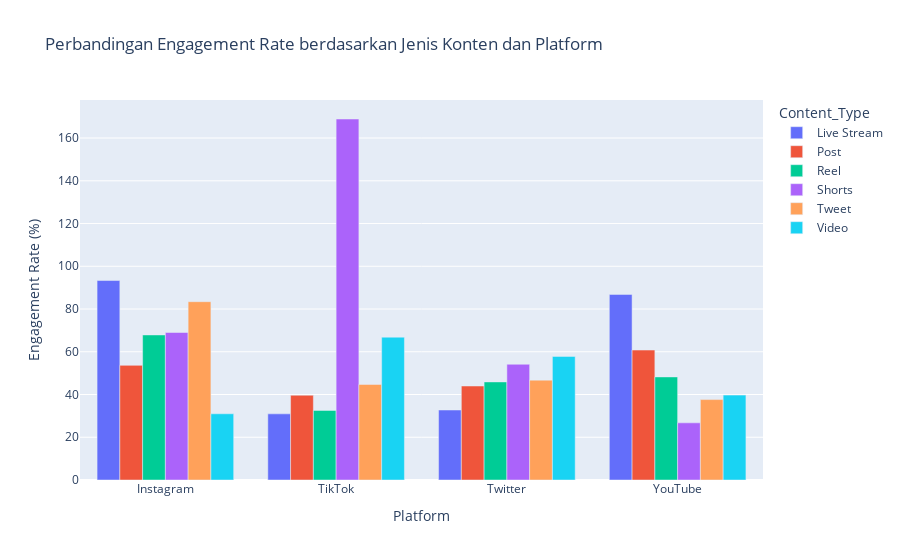

Notebook cell for this chart:
### Markdown cell above
## Jenis konten yang paling sering mendapatkan engagement tinggi di tiap platform.

### Code cell
# Mengonversi data untuk Plotly
content_platform_engagement_reset = df.groupby(["Platform", "Content_Type"])["Engagement_Rate"].mean().reset_index()

# Membuat visualisasi
fig = px.bar(content_platform_engagement_reset, 
             x="Platform", 
             y="Engagement_Rate", 
             color="Content_Type", 
             barmode="group", 
             title="Perbandingan Engagement Rate berdasarkan Jenis Konten dan Platform",
             labels={"Engagement_Rate": "Engagement Rate (%)", "Platform": "Platform"},
             hover_name="Content_Type")

fig.show()

### Figure 1 — Plotly figure (JSON) as saved in the notebook; plotly's stock layout.template omitted (floating-point values rounded to 4 significant figures)
{"data": [{"alignmentgroup": "True", "hovertemplate": "<b>%{hovertext}</b><br><br>Content_Type=Live Stream<br>Platform=%{x}<br>Engagement Rate (%)=%{y}<extra></extra>", "hovertext": ["Live Stream", "Live Stream", "Live Stream", "Live Stream"], "legendgroup": "Live Stream", "marker": {"color": "#636efa", "pattern": {"shape": ""}}, "name": "Live Stream", "offsetgroup": "Live Stream", "orientation": "v", "showlegend": true, "textposition": "auto", "type": "bar", "x": ["Instagram", "TikTok", "Twitter", "YouTube"], "xaxis": "x", "y": [93.34, 30.95, 32.75, 86.83], "yaxis": "y"}, {"alignmentgroup": "True", "hovertemplate": "<b>%{hovertext}</b><br><br>Content_Type=Post<br>Platform=%{x}<br>Engagement Rate (%)=%{y}<extra></extra>", "hovertext": ["Post", "Post", "Post", "Post"], "legendgroup": "Post", "marker": {"color": "#EF553B", "pattern": {"shape": ""}}, "name": "Post", "offsetgroup": "Post", "orientation": "v", "showlegend": true, "textposition": "auto", "type": "bar", "x": ["Instagram", "TikTok", "Twitter", "YouTube"], "xaxis": "x", "y": [53.64, 39.66, 43.98, 60.79], "yaxis": "y"}, {"alignmentgroup": "True", "hovertemplate": "<b>%{hovertext}</b><br><br>Content_Type=Reel<br>Platform=%{x}<br>Engagement Rate (%)=%{y}<extra></extra>", "hovertext": ["Reel", "Reel", "Reel", "Reel"], "legendgroup": "Reel", "marker": {"color": "#00cc96", "pattern": {"shape": ""}}, "name": "Reel", "offsetgroup": "Reel", "orientation": "v", "showlegend": true, "textposition": "auto", "type": "bar", "x": ["Instagram", "TikTok", "Twitter", "YouTube"], "xaxis": "x", "y": [67.87, 32.56, 45.9, 48.23], "yaxis": "y"}, {"alignmentgroup": "True", "hovertemplate": "<b>%{hovertext}</b><br><br>Content_Type=Shorts<br>Platform=%{x}<br>Engagement Rate (%)=%{y}<extra></extra>", "hovertext": ["Shorts", "Shorts", "Shorts", "Shorts"], "legendgroup": "Shorts", "marker": {"color": "#ab63fa", "pattern": {"shape": ""}}, "name": "Shorts", "offsetgroup": "Shorts", "orientation": "v", "showlegend": true, "textposition": "auto", "type": "bar", "x": ["Instagram", "TikTok", "Twitter", "YouTube"], "xaxis": "x", "y": [69.01, 168.9, 54.16, 26.74], "yaxis": "y"}, {"alignmentgroup": "True", "hovertemplate": "<b>%{hovertext}</b><br><br>Content_Type=Tweet<br>Platform=%{x}<br>Engagement Rate (%)=%{y}<extra></extra>", "hovertext": ["Tweet", "Tweet", "Tweet", "Tweet"], "legendgroup": "Tweet", "marker": {"color": "#FFA15A", "pattern": {"shape": ""}}, "name": "Tweet", "offsetgroup": "Tweet", "orientation": "v", "showlegend": true, "textposition": "auto", "type": "bar", "x": ["Instagram", "TikTok", "Twitter", "YouTube"], "xaxis": "x", "y": [83.43, 44.7, 46.73, 37.62], "yaxis": "y"}, {"alignmentgroup": "True", "hovertemplate": "<b>%{hovertext}</b><br><br>Content_Type=Video<br>Platform=%{x}<br>Engagement Rate (%)=%{y}<extra></extra>", "hovertext": ["Video", "Video", "Video", "Video"], "legendgroup": "Video", "marker": {"color": "#19d3f3", "pattern": {"shape": ""}}, "name": "Video", "offsetgroup": "Video", "orientation": "v", "showlegend": true, "textposition": "auto", "type": "bar", "x": ["Instagram", "TikTok", "Twitter", "YouTube"], "xaxis": "x", "y": [30.98, 66.83, 57.82, 39.72], "yaxis": "y"}], "layout": {"barmode": "group", "legend": {"title": {"text": "Content_Type"}, "tracegroupgap": 0}, "title": {"text": "Perbandingan Engagement Rate berdasarkan Jenis Konten dan Platform"}, "xaxis": {"anchor": "y", "domain": [0, 1], "title": {"text": "Platform"}}, "yaxis": {"anchor": "x", "domain": [0, 1], "title": {"text": "Engagement Rate (%)"}}}}
